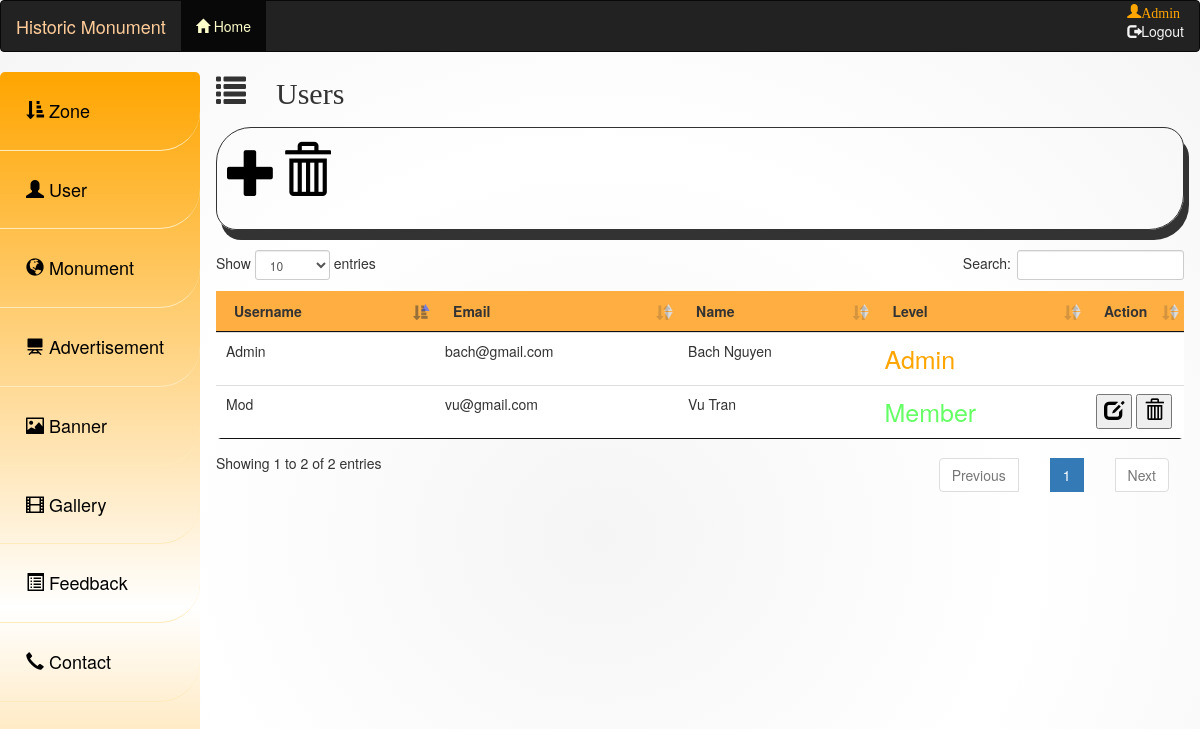
Screenshot of /admin/users.php (signed in) with the database file from the repository.
### tables this page shows
CREATE TABLE `users` (
  `user_id` int(11) NOT NULL,
  `username` varchar(20) NOT NULL,
  `password` varchar(100) NOT NULL,
  `fullname` varchar(32) NOT NULL,
  `email` varchar(96) NOT NULL,
  `date_added` date DEFAULT NULL,
  `level` int(10) DEFAULT NULL
);

### admin/linkMySql.php (called while the page is built, shortened)
<?php
$host = "localhost";
$user = "root";
$pass = "";
$db = "historical_monuments";
$link = mysqli_connect($host, $user, $pass, $db);
function db_q($sql) {
    global $link, $db;
    mysqli_set_charset($link, 'utf8');
    mysqli_select_db($link, $db);
    $q = mysqli_query($link, $sql);
    $result = array();
    while ($row = mysqli_fetch_array($q)) {
        $result[] = $row;
    }
    return $result;
}
?>

### admin/users.php (the view, shortened to what this page needs)
<?php
if (isset($_SESSION['username']) && $_SESSION['username']) {
    include './linkMySql.php';
    ?>
    <?php include_once('header.php'); ?>
    <div class="content">
        <span class="glyphicon glyphicon-list" style="font-size: 30px;"> Users</span>
        <br><br>
        <div id="box" >
            <p>
    <?php if ($_SESSION['level'] == 1) { ?>
                    <a class="button" href="user_add.php" data-toggle="tooltip" title="ADD RECORD" style="font-size: 50px; color: black;"><span class="glyphicon glyphicon-plus"></span></a>
    <?php }if ($_SESSION['level'] == 1 && $_SESSION['username'] == 'Admin') { ?>
                    <a class="delall" data-toggle="tooltip" title="DELETE ALL RECORD" style="font-size: 50px; color: black;"><span class="glyphicon glyphicon-trash"></span></a>
                <?php } ?>
            </p>
        </div>
        <br>
        <table  class="table table-hover" id="tbl">
            <thead>
                <tr>
                    <th>Username</th>
                    <th>Email</th>
                    <th>Name</th>
                    <th>Level</th>
    <?php if ($_SESSION['level'] == 1 && $_SESSION['username'] == 'Admin') { ?>
                        <th style="width: 50px;">Action</th>
    <?php } ?>
                </tr>
            </thead>
            <tbody id="myTable">
                    <?php foreach ($list as $row) { ?>
                    <tr id="<?php echo $row['user_id']; ?>">
                        <td><?php echo $row['username']; ?></td>
                        <td><?php echo $row['email']; ?></td>
                        <td><?php echo $row['fullname']; ?></td>
                        <td>
        <?php
        if ($row['username'] == 'Admin' && $row['level'] == '1') {
            echo '<div style="color: orange; font-size: 25px;">Admin</div>';
        } else if ($row['username'] != 'Admin' && $row['level'] == '1') {
            echo '<div style="color: #66ccff; font-size: 25px;">Assistant</div>';
        } else {
            echo '<div style="color: #66ff66; font-size: 25px;">Member</div>';
        }
        ?>
                        </td>
                        <?php if ($_SESSION['level'] == 1 && $_SESSION['username'] == 'Admin') { ?>
                            <td>
                                <?php if ($row['level'] != 1 || $row['username'] != 'Admin') { ?>
                                    <a href="user_edit.php?edit=<?php echo $row['user_id']; ?>" style="font-size: 20px; color: black;"><button name="edit" value="edit" type="submit"><span class="glyphicon glyphicon-edit"></span></button></a>
                                    <a class="remove" style="font-size: 20px; color: black;"><button name="delete" value="delete" type="submit"><span class="glyphicon glyphicon-trash"></span></button></a>
                                        <?php } ?>
                            </td>
                        <?php } ?>
                    </tr>
                <?php } ?>
                <?php include_once('page_body.php'); ?>
                <?php
            } else {
                echo '<h1> You did not login </h1>';
                echo '<a href="login.php">Login</a>';
            }

### admin/style.css (style rules this page uses)
body { margin: 0; font-family: Arial, Helvetica, sans-serif; background-image: radial-gradient(whitesmoke, white, whitesmoke); }
a { text-decoration: none; }
#box { border: 1px solid; padding: 10px; border-radius: 35px 20px; box-shadow: 5px 10px #333333; }
#tbl { border-radius: 5px; }
thead, th { background-color: #ffae42; }
div.content { margin-left: 200px; padding: 1px 16px; height: 1000px; }

### rows the page displays
users: username "Admin", email "bach@gmail.com", fullname "Bach Nguyen", level "Admin"
users: username "Mod", email "vu@gmail.com", fullname "Vu Tran", level "Member"

### other values shown
$_SESSION['username'] "Admin"
